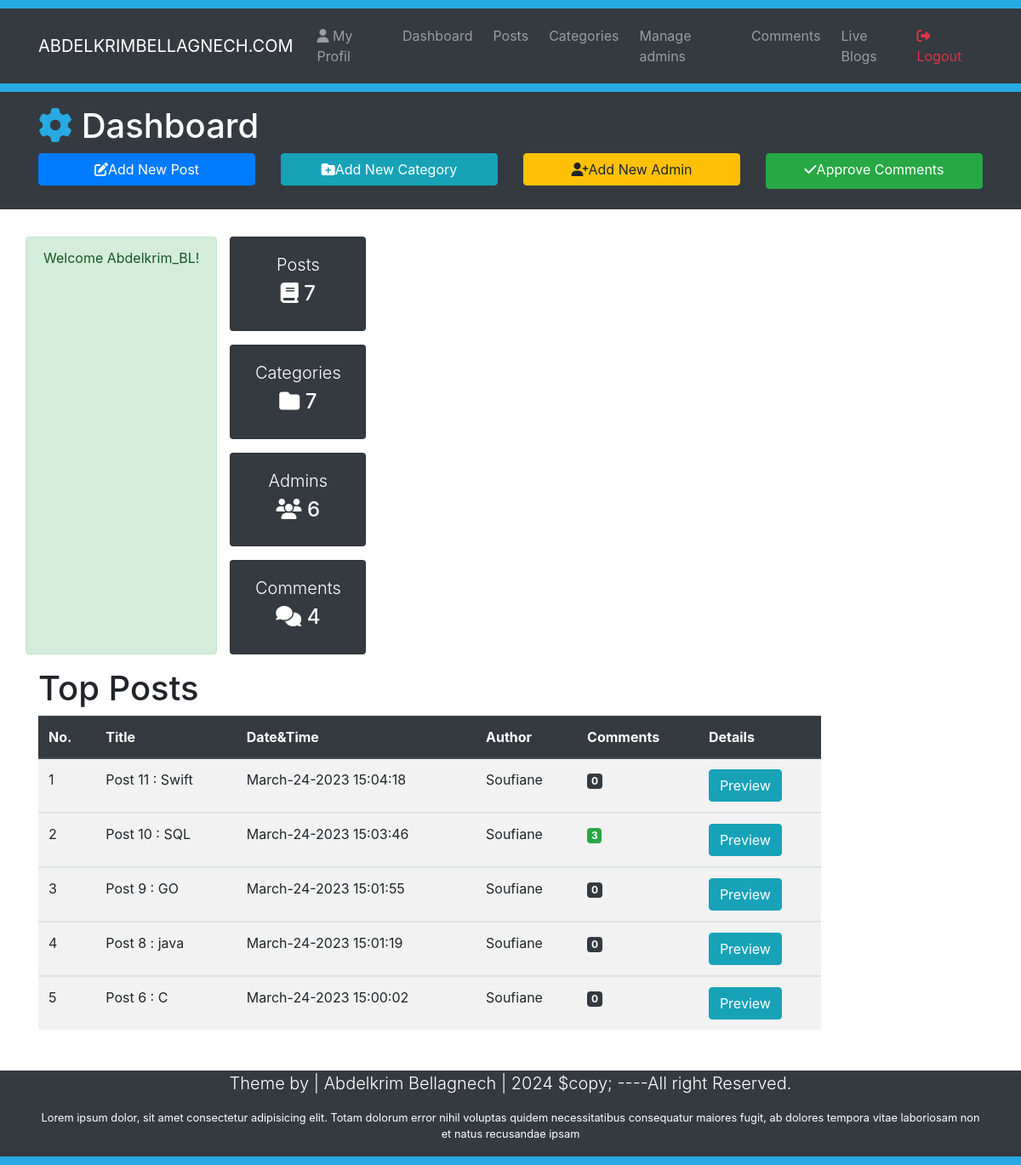
/Dashboard.php (signed in), run on the app's committed database.
### tables this page shows
CREATE TABLE `posts` (
  `id` int(10) NOT NULL,
  `datetime` varchar(50) NOT NULL,
  `title` varchar(300) NOT NULL,
  `category` varchar(50) NOT NULL,
  `author` varchar(50) NOT NULL,
  `image` varchar(50) NOT NULL,
  `post` varchar(10000) NOT NULL
);

### Dashboard.php (the view, shortened to what this page needs)
<?php
require_once("Includes/DB.php");
require_once("Includes/Functions2.php");
require_once("Includes/Sessions.php"); ?>
<!DOCTYPE html>
<html lang="en">
<head>
  <link rel="stylesheet" href="https://cdn.jsdelivr.net/npm/bootstrap@4.2.1/dist/css/bootstrap.min.css"
 />
  <link rel="stylesheet" href="CSS/Styles.css" />
</head>
<body>
  <div style="height: 10px; background-color: #27aae1"></div>
  <nav class="navbar navbar-expand-lg navbar-dark bg-dark">
    <div class="container">
      <a href="#" class="navbar-brand"> ABDELKRIMBELLAGNECH.COM</a>
      <div class="collapse navbar-collapse" id="navbarcollapseCMS">
        <ul class="navbar-nav mr-auto">
          <li class="nav-item m-1">
            <a href="MyProfil.php" class="nav-link"><i class="fa-solid fa-user"></i> My Profil</a>
          </li>
          <li class="nav-item m-1">
            <a href="Dashboard.php" class="nav-link">Dashboard</a>
          </li>
          <li class="nav-item m-1">
            <a href="Posts.php" class="nav-link">Posts</a>
          </li>
          <li class="nav-item m-1">
            <a href="Categories.php" class="nav-link">Categories</a>
          </li>
          <li class="nav-item m-1">
            <a href="Admins.php" class="nav-link">Manage admins</a>
          </li>
          <li class="nav-item m-1">
            <a href="Comments.php" class="nav-link">Comments</a>
          </li>
          <li class="nav-item m-1">
            <a href="Blog.php?page=1" class="nav-link">Live Blogs</a>
          </li>
        </ul>
        <ul class="navbar-nav ml-auto">
          <li class="nav-item">
            <a href="Logout.php" class="nav-link text-danger"><i class="fa-solid fa-right-from-bracket"></i> Logout</a>
          </li>
        </ul>
      </div>
    </div>
  </nav>
  <div style="height: 10px; background-color: #27aae1"></div>
  <header class="bg-dark text-white py-3">
    <div class="container">
      <div class="row">
        <div class="col-md-12">
          <h1><i class="fas fa-cog" style="color: #27aae1;"></i> Dashboard</h1>
        </div>
        <div class="col-lg-3 mb-2">
          <a href="AddNewPost.php" class="btn btn-primary btn-block">
            <i class="fas fa-edit"></i>Add New Post
          </a>
        </div>
        <div class="col-lg-3 mb-2">
          <a href="Categories.php" class="btn btn-info btn-block">
            <i class="fas fa-folder-plus"></i>Add New Category
          </a>
        </div>
        <div class="col-lg-3 mb-2">
          <a href="Admins.php" class="btn btn-warning btn-block">
            <i class="fas fa-user-plus"></i>Add New Admin
          </a>
        </div>
        <div class="col-lg-3 mb-2">
          <a href="Comments.php" class="btn btn-success btn-block">
            <i class="fas fa-check mb-2"></i>Approve Comments
          </a>
        </div>
      </div>
    </div>
  </header>
  <br />
  <section class="container py-2 mb-4">
    <div class="row">
      <?php
      echo SuccessMessage();
      ?>
      <div class="col-lg-2 d-none d-md-block">
        <div class="card text-center bg-dark text-white mb-3">
          <div class="card-body">
            <h1 class="lead">Posts</h1>
            <h4 class="display-5">
              <i class="fas fa-book"></i>
            </h4>
          </div>
        </div>
        <div class="card text-center bg-dark text-white mb-3">
          <div class="card-body">
            <h1 class="lead">Categories</h1>
            <h4 class="display-5">
              <i class="fas fa-folder"></i>
            </h4>
          </div>
        </div>
        <div class="card text-center bg-dark text-white mb-3">
          <div class="card-body">
            <h1 class="lead">Admins</h1>
            <h4 class="display-5">
              <i class="fas fa-users"></i>
            </h4>
          </div>
        </div>
        <div class="card text-center bg-dark text-white mb-3">
          <div class="card-body">
            <h1 class="lead">Comments</h1>
            <h4 class="display-5">
              <i class="fas fa-comments"></i>
            </h4>
          </div>
        </div>
      </div>
      <div class="col-lg-10">
        <h1>Top Posts</h1>
        <table class="table table-striped table-hover">
          <thead class="thead-dark">
            <tr>
              <th>No. </th>
              <th>Title</th>
              <th>Date&Time</th>
              <th>Author</th>
              <th>Comments</th>
              <th>Details</th>
            </tr>
          </thead>
          <?php
          $SrNo = 0;
          global $connectingDB;
          $sql = "SELECT * FROM posts ORDER BY id desc LIMIT 0,5";
          $stmt = $connectingDB->query($sql);
          while ($DataRows = $stmt->fetch()) {
            $PostId = $DataRows["id"];
            $DateTime = $DataRows["datetime"];
            $Author = $DataRows["author"];
            $Title = $DataRows["title"];
            $SrNo++;
            ?>
            <tbody>
              <tr>
                <td>
                  <?php echo $SrNo; ?>
                </td>
                <td>
                  <?php echo $Title; ?>
                </td>
                <td>
                  <?php echo $DateTime; ?>
                </td>
                <td>
                  <?php echo $Author; ?>
                </td>
                <td>
                  <?php
                  $TotalRows = ApproveCommentsAccordingToPosts($PostId);
                  if ($TotalRows > 0) {
                    ?>
                    <span class="badge badge-success">
                      <?php
                      echo $TotalRows;
                      ?>
                    </span>
                  <?php } ?>
                  <?php
                  $TotalRows2 = DisApproveCommentsAccordingToPosts($PostId) + ApproveCommentsAccordingToPosts($PostId);
                  if ($TotalRows2 == 0) {
                    ?>
                    <span class="badge badge-dark">
                      <?php
                      echo $TotalRows2;
                      ?>
                    </span>
                  <?php } ?>
                </td>
                <td><a target="_blank" href="FullPost.php?id=<?php echo $PostId; ?>"><span
                      class="btn btn-info">Preview</span></a></td>
              </tr>
            </tbody>
          <?php } ?>
        </table>
      </div>
    </div>
  </section>
  <footer class="bg-dark text-white">
    <div class="container">
      <div class="row">
        <div class="col">
          <p class="lead text-center">
            Theme by | Abdelkrim Bellagnech | <span id="year"></span> $copy;
            ----All right Reserved.
          </p>
          <p class="text-center small">
              Lorem ipsum dolor, sit amet consectetur adipisicing elit. Totam
            dolorum error nihil voluptas quidem necessitatibus consequatur
            maiores fugit, ab dolores tempora vitae laboriosam non et natus
            recusandae ipsam
          </p>
        </div>
      </div>
    </div>
  </footer>
  <div style="height: 10px; background-color: #27aae1"></div>
</body>
</html>

### data on the page
posts: title "Post 11 : Swift", datetime "March-24-2023 15:04:18", author "Soufiane", TotalRows2 "0"
posts: title "Post 10 : SQL", datetime "March-24-2023 15:03:46", author "Soufiane", TotalRows "3"
posts: title "Post 9 : GO", datetime "March-24-2023 15:01:55", author "Soufiane", TotalRows2 "0"
posts: title "Post 8 : java", datetime "March-24-2023 15:01:19", author "Soufiane", TotalRows2 "0"
posts: title "Post 6 : C", datetime "March-24-2023 15:00:02", author "Soufiane", TotalRows2 "0"

### other printed values
SuccessMessage() "Welcome Abdelkrim_BL!"
$TotalPosts "7"
$TotalCategories "7"
$TotalAdmins "6"
$TotalComments "4"
